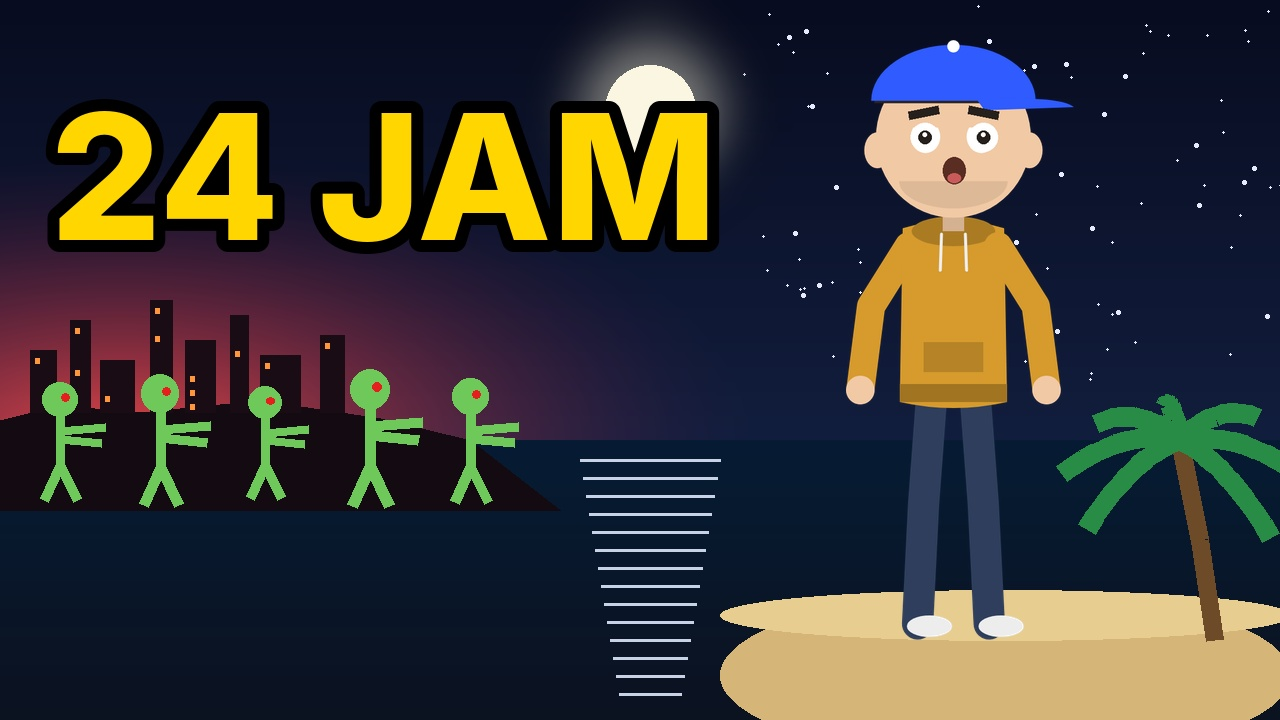
#> input picture youtube/thumbnails/zombie-indonesia-24jam.jpg, 1280 x 720 px
$ python thumb_zombie.py ../thumbnails/zombie-indonesia-24jam.jpg ../thumbnails/zombie-indonesia-pulaukamu.jpg ../thumbnails/zombie-indonesia-pulaukamu.jpg
#> lines starting #> are read from the running program, lines starting #| are printed output that depends on the picture
import sys, random, math
from PIL import Image, ImageDraw, ImageFilter, ImageFont
src, out, text = sys.argv[1], sys.argv[2], sys.argv[3]
W, H = 1280, 720
random.seed(7)
SKIN = (241, 201, 165, 255)

# --- Kobi: shocked face edit ---
k = Image.open(src).convert("RGBA")
d = ImageDraw.Draw(k)
d.rectangle([160, 184, 320, 205], fill=SKIN)            # remove old eyebrows
d.rectangle([205, 258, 278, 292], fill=SKIN)            # remove smile
d.line([(165, 186), (215, 176)], fill=(38, 32, 29, 255), width=15)   # raised brows
d.line([(265, 176), (315, 186)], fill=(38, 32, 29, 255), width=15)
d.ellipse([222, 255, 260, 300], fill=(90, 45, 35, 255))  # open mouth
d.ellipse([230, 282, 252, 298], fill=(200, 90, 90, 255)) # tongue
for cx in (192, 290):                                    # bigger pupils/eyes white
    d.ellipse([cx-24, 198, cx+24, 246], fill=(255, 255, 255, 255))
    d.ellipse([cx-11, 211, cx+11, 233], fill=(38, 32, 29, 255))
    d.ellipse([cx-4, 214, cx+3, 221], fill=(255, 255, 255, 255))
bbox = k.getchannel("A").getbbox(); k = k.crop(bbox)
#> after `bbox = k.getchannel('A').getbbox()`: bbox = (0, 0, 1280, 720)
kh = 600; k = k.resize((int(k.width * kh / k.height), kh), Image.LANCZOS)
#> after `k = k.resize((int(k.width * kh / k.height), kh), Image.LANCZOS)`:
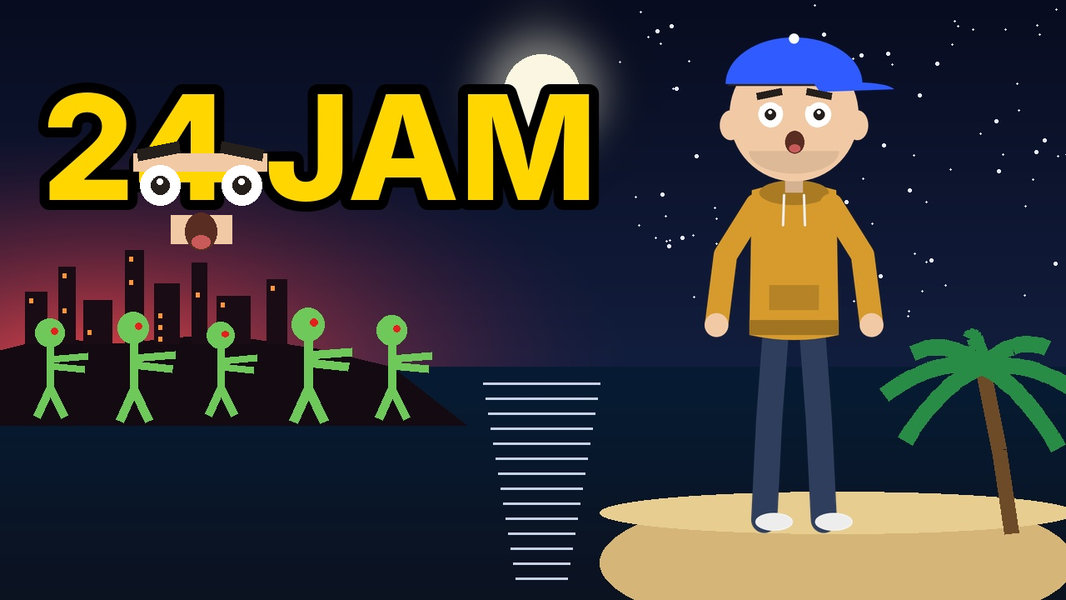
#> k: PIL image 1066x600 RGBA; mean R, G, B, A 59, 57.3, 54.9, 255

# --- background ---
img = Image.new("RGBA", (W, H))
#> img: PIL image 1280x720 RGBA; every value is 0
px = img.load(); HZ = 440
for y in range(H):
    for x in range(W):
        if y < HZ:
            t = y / HZ; base = (int(8 + 10*t), int(12 + 18*t), int(32 + 30*t))
            red = max(0.0, 1 - (math.hypot((x - 120) / 650, (y - HZ) / 300)))  # burning glow left
            px[x, y] = (min(255, int(base[0] + 210*red**1.6)), int(base[1] + 40*red**2), int(base[2] + 10*red), 255)
        else:
            t = (y - HZ) / (H - HZ)
            px[x, y] = (int(6 + 6*t), int(28 - 10*t), int(52 - 20*t), 255)
d = ImageDraw.Draw(img)
for _ in range(90):                                       # stars on the calm side
    x, y = random.randint(740, W), random.randint(0, 380); r = random.choice([1, 1, 2])
    d.ellipse([x-r, y-r, x+r, y+r], fill=(230, 235, 255, 255))
glow = Image.new("RGBA", (W, H), (0, 0, 0, 0)); g = ImageDraw.Draw(glow)
g.ellipse([560, 20, 740, 200], fill=(255, 250, 220, 120)); glow = glow.filter(ImageFilter.GaussianBlur(30))
#> after `glow = glow.filter(ImageFilter.GaussianBlur(30))`:
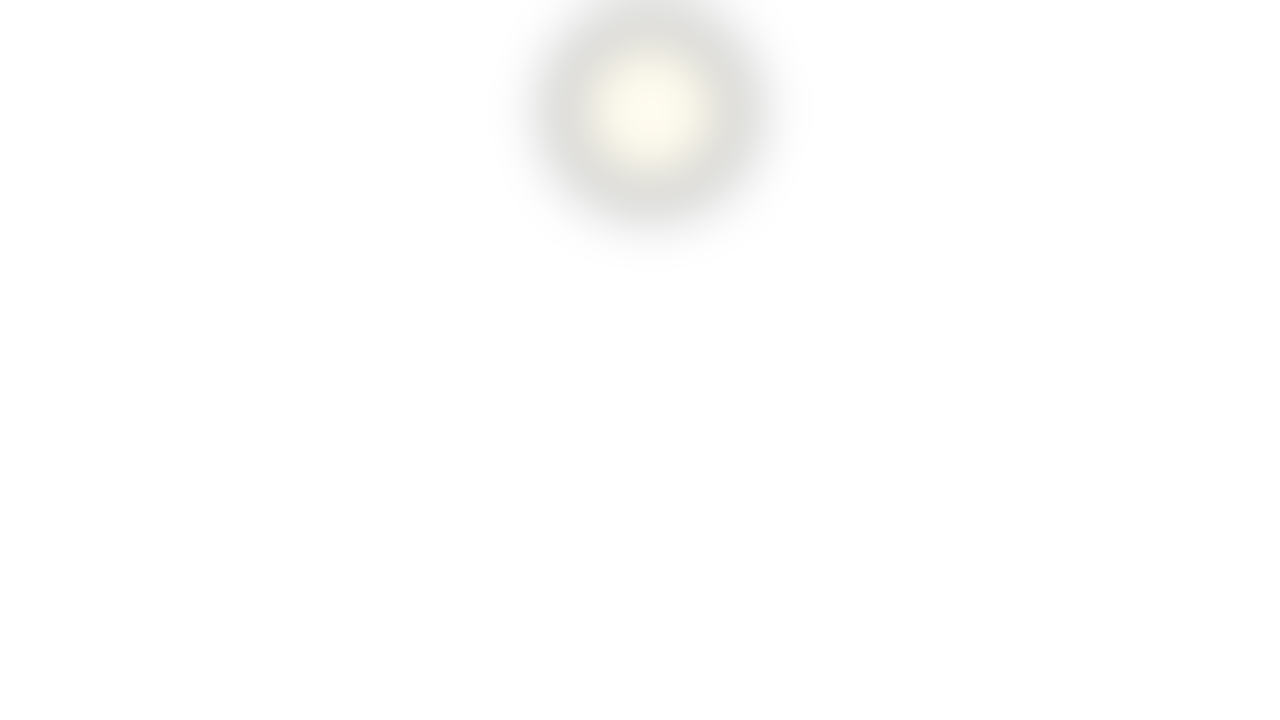
#> glow: PIL image 1280x720 RGBA; mean R, G, B, A 7, 6.9, 6.1, 3.3; transparent parts drawn white
img = Image.alpha_composite(img, glow); d = ImageDraw.Draw(img)
#> after `img = Image.alpha_composite(img, glow)`:
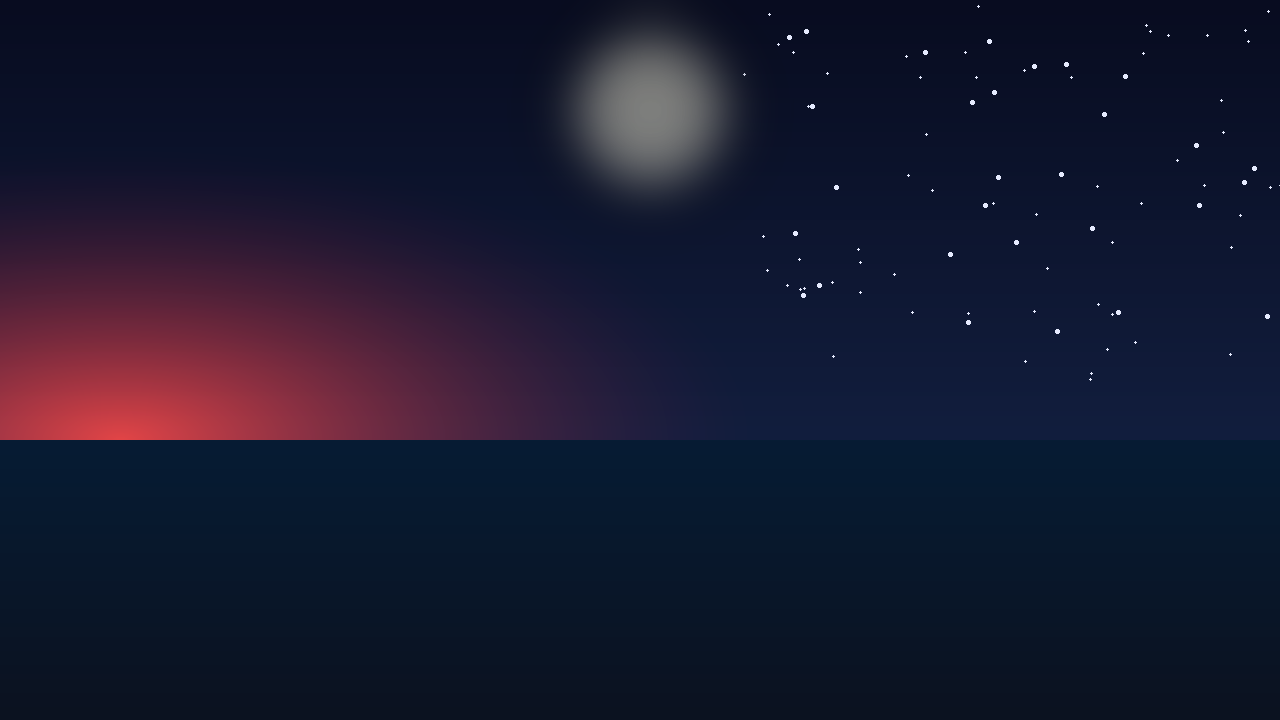
#> img: PIL image 1280x720 RGBA; mean R, G, B, A 23.4, 24.9, 46.7, 255
d.ellipse([605, 65, 695, 155], fill=(250, 246, 225, 255))           # moon
for i in range(14):                                                    # moon reflection
    y = HZ + 20 + i*18; w = 70 - i*3
    d.line([(650 - w, y), (650 + w, y)], fill=(200, 210, 230, 120), width=3)
# distant shore (Java) with city silhouettes
d.polygon([(0, 510), (0, 420), (60, 405), (140, 412), (260, 400), (380, 418), (470, 440), (560, 510)], fill=(20, 10, 18, 255))
for x0, w, h in [(30, 26, 60), (70, 20, 90), (100, 34, 50), (150, 22, 110), (185, 30, 70), (230, 18, 95), (260, 40, 55), (320, 24, 75)]:
    d.rectangle([x0, 410 - h, x0 + w, 412], fill=(25, 12, 20, 255))
    for wy in range(410 - h + 8, 405, 14):
        if random.random() < .5: d.rectangle([x0+5, wy, x0+9, wy+5], fill=(255, 150, 60, 255))
# zombies on the shore, arms forward toward the island
def zombie(x, y, s):
    c = (110, 200, 90, 255); lw = max(3, int(5*s))
    d.ellipse([x-9*s, y-62*s, x+9*s, y-44*s], fill=c)
    d.ellipse([x+1*s, y-56*s, x+5*s, y-52*s], fill=(230, 30, 30, 255))
    d.line([(x, y-44*s), (x, y-18*s)], fill=c, width=lw)
    d.line([(x, y-36*s), (x+24*s, y-38*s)], fill=c, width=lw)
    d.line([(x, y-32*s), (x+22*s, y-30*s)], fill=c, width=lw)
    d.line([(x, y-18*s), (x-8*s, y)], fill=c, width=lw)
    d.line([(x, y-18*s), (x+9*s, y)], fill=c, width=lw)
for x, y, s in [(60, 500, 1.9), (160, 505, 2.1), (265, 498, 1.8), (370, 506, 2.2), (470, 502, 2.0)]:
    zombie(x, y, s)
# island + palm
d.ellipse([720, 590, 1290, 760], fill=(214, 182, 120, 255))
d.ellipse([720, 590, 1290, 640], fill=(232, 205, 145, 255))
d.line([(1215, 640), (1200, 540), (1180, 440)], fill=(110, 75, 40, 255), width=18)
for ang, ln in ((-170, 120), (-140, 110), (-100, 90), (-45, 110), (-10, 120), (25, 100), (160, 100)):
    a = math.radians(ang); pts = []
    for i in range(12):
        f = i / 11; pts.append((1180 + ln*f*math.cos(a), 440 + ln*f*math.sin(a) + 55*f*f))
    d.line(pts, fill=(40, 140, 70, 255), width=20, joint="curve")
# Kobi on the island
img.alpha_composite(k, (960 - k.width//2, 640 - kh))
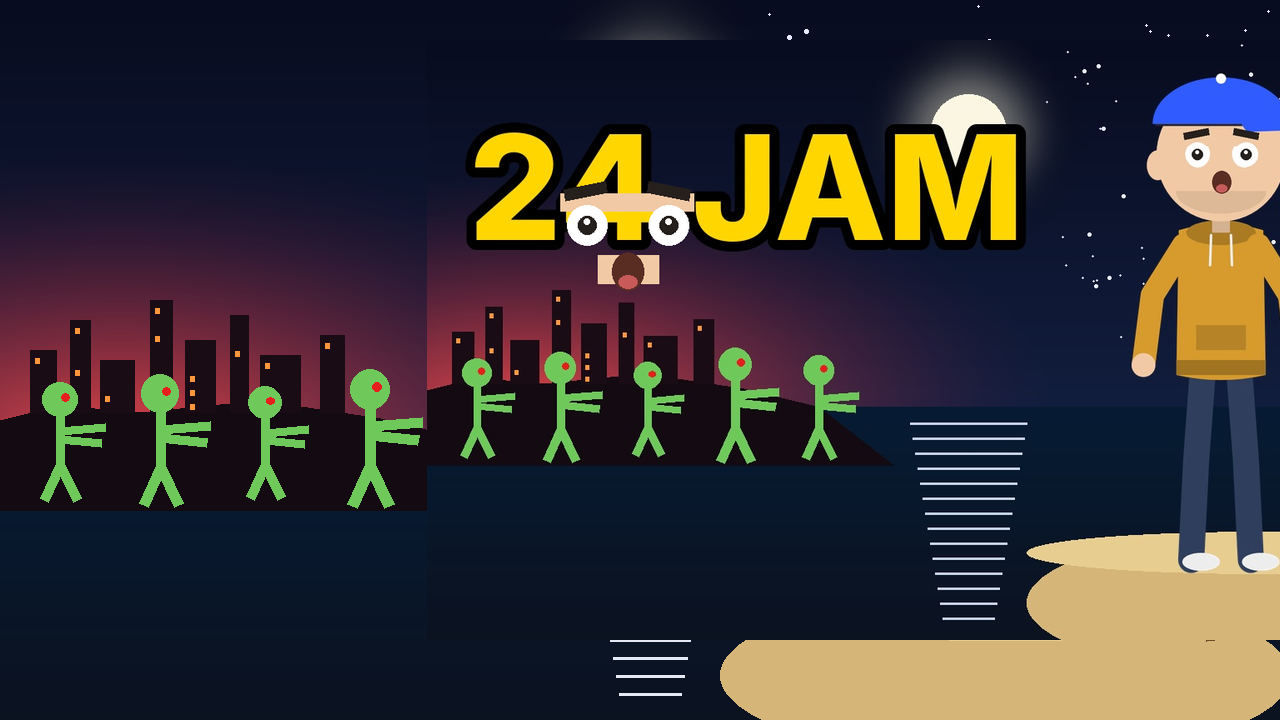
#> img: PIL image 1280x720 RGBA; mean R, G, B, A 54.6, 50.3, 51.3, 254.9; transparent parts drawn white
# text
font = ImageFont.truetype("/usr/share/fonts/opentype/inter/Inter-ExtraBold.otf", 175 if len(text) <= 6 else 130)
d = ImageDraw.Draw(img)
lines = text.split("|"); y = 70
for ln in lines:
    d.text((50, y), ln, font=font, fill=(255, 214, 0, 255), stroke_width=12, stroke_fill=(0, 0, 0, 255))
    y += font.size + 10
#> after the loop, y = 210
img.convert("RGB").save(out, quality=95)
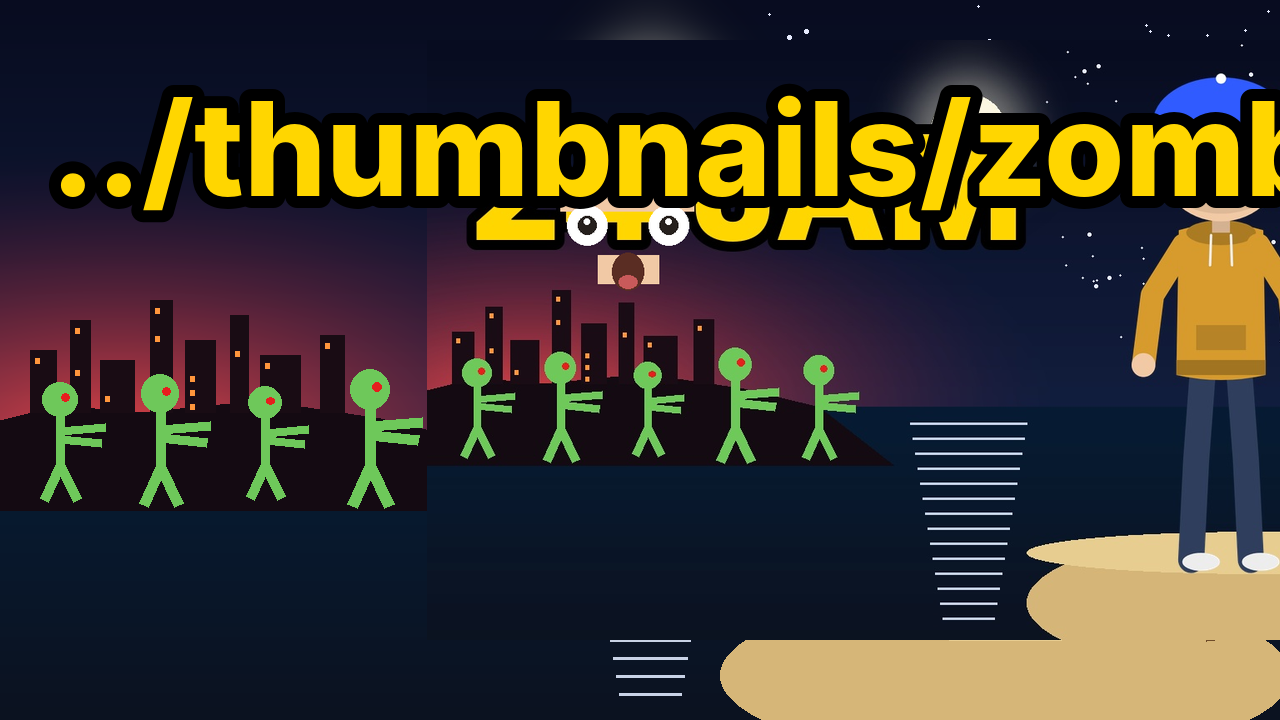
#> saved as zombie-indonesia-pulaukamu.jpg: PIL image 1280x720 RGB; mean R, G, B 59.7, 53.8, 44.9
print("saved", out)
